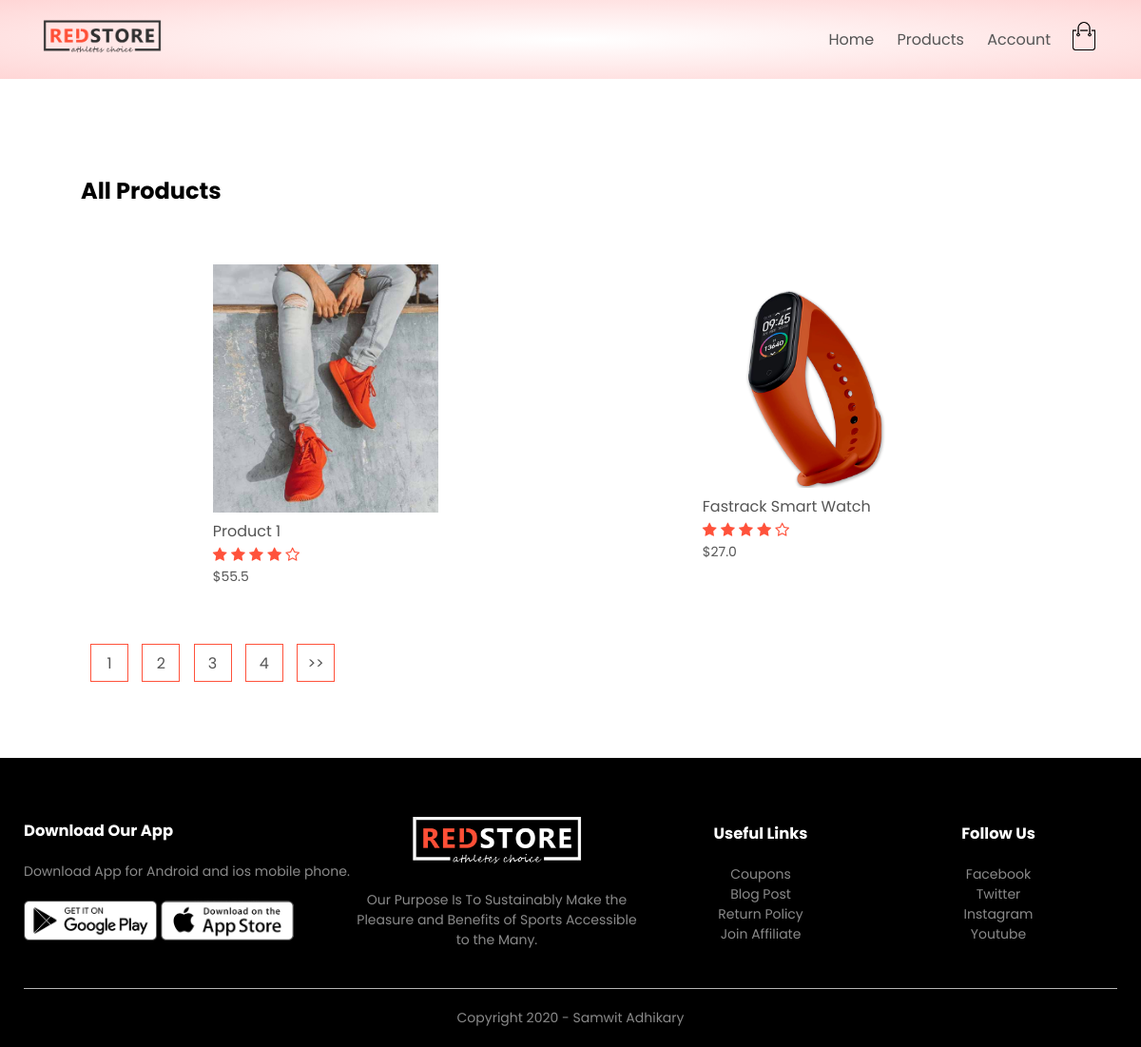
Screenshot of /products/ with the database file from the repository.
### products/models.py (models this page shows, shortened)
class Product(models.Model):
    LIVE = 1
    DELETE = 0
    DELETE_CHOICES = ((LIVE,'Live'), (DELETE,'Delete'))
    title = models.CharField(max_length=150)
    price = models.FloatField()
    description = models.TextField()
    image = models.ImageField(upload_to="media/")
    priority = models.IntegerField(default=0)
    delete_staus = models.IntegerField(choices=DELETE_CHOICES, default=LIVE)
    create_at = models.DateTimeField(auto_now_add=True)
    update_at = models.DateTimeField(auto_now=True)

### products/views.py (the view)
# urls.py: path('products/', views.product_list, name='product_list'),
def product_list(request):
    page = 1
    if request.GET:
        page = request.GET.get('page', 1)
    products_list = Product.objects.order_by('priority')
    product_paginator = Paginator(products_list, 2)
    product_list = product_paginator.get_page(page)
    context = {'products': product_list}
    return render(request, 'products.html', context)

### products/templatetags/chunks.py (called while the page is built)
@register.filter(name='chunks')
def row(list_data, chunk_size):
    chunk = []
    i = 0
    for data in list_data:
        chunk.append(data)
        i += 1
        if i == chunk_size:
            yield chunk
            i=0
            chunk = []
    if chunk:
        yield chunk

### templates/products.html
{% extends 'blank_layout.html' %}
{% block content %}
    {% include 'product_list.html' %}
{% endblock content %}

### templates/product_list.html (shortened to what this page needs)
{% load static %}
{% load chunks %}
<div class="small-container">
    <div class="row row-2">
        <h2>All Products</h2>
    </div>
    {% for product_chunks in products|chunks:4 %}
    <div class="row">
        {% for product in  product_chunks %}
        <div class="col-4">
          <a href="{% url 'product_details' product.id %}"><img src="{{ product.image.url }}"></a>
            <h4>{{ product.title }}</h4>
            <div class="rating">
                <i class="fa fa-star"></i>
                <i class="fa fa-star"></i>
                <i class="fa fa-star"></i>
                <i class="fa fa-star"></i>
                <i class="fa fa-star-o"></i>
            </div>
            <p>${{ product.price }}</p>
        </div>
        {% endfor %}
    </div>
    {% endfor %}
    <div class="page-btn">
        {% for i in products.paginator.page_range %}
        <a href="?page={{i}}"><span>{{i}}</span></a>
        {% endfor %}
        {% if products.has_next %}
            <a href="?page={{products.next_page_number}}"><span>>></span></a>
        {% endif %}
    </div>
</div>

### static/css/style.css (style rules this page uses)
* { margin: 0; padding: 0; box-sizing: border-box; }
body { font-family: 'Poppins', sans-serif; }
a { text-decoration: none; color: #555; }
p { color: #555; }
.row { display: flex; align-items: center; flex-wrap: wrap; justify-content: space-around; }
.small-container { max-width: 1080px; margin: auto; padding-left: 25px; padding-right: 25px; }
.col-4 { flex-basis: 25%; padding: 10px; min-width: 200px; margin-bottom: 50px; transition: transform 0.5s; }
.col-4 img { width: 100%; }
h4 { color: #555; font-weight: normal; }
.col-4 p { font-size: 14px; }
.rating .fa { color: #ff523b; }
.row-2 { justify-content: space-between; margin: 100px auto 50px; }
.page-btn { margin: 0 auto 80px; }
.page-btn span { display: inline-block; border: 1px solid #ff523b; margin-left: 10px; width: 40px; height: 40px; text-align: center; line-height: 40px; cursor: pointer; }

### rows the page displays
Product: image (picture), title "Product 1", price "55.5"
Product: image (picture), title "Fastrack Smart Watch", price "27.0"

### other values shown
{{ i }} "1" "2" "3" "4"
